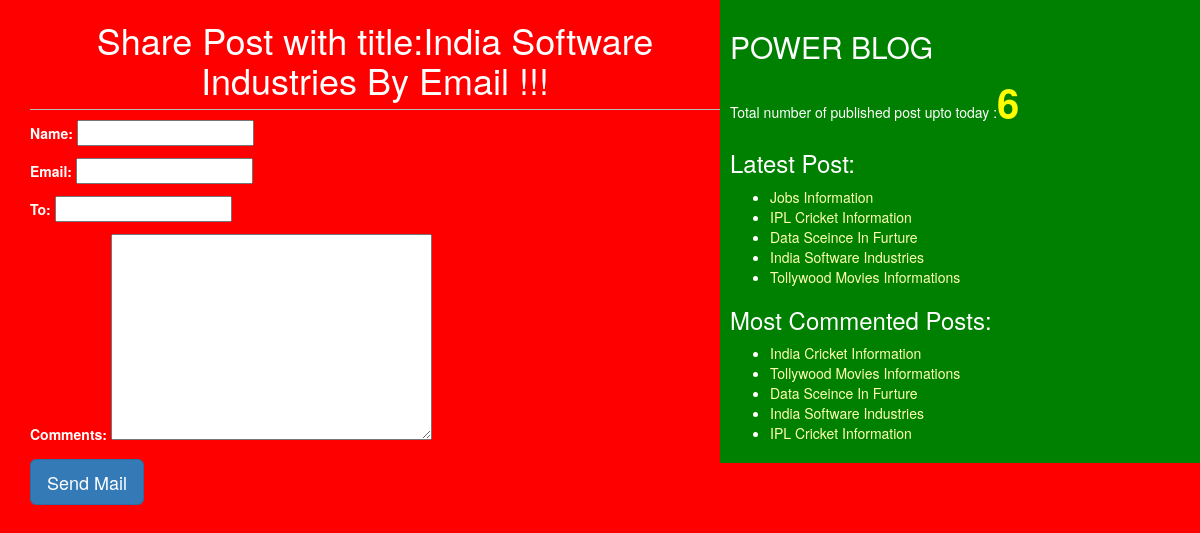
/3/share/, run on the app's committed database.
### blog/models.py (models this page shows, shortened)
class Post(models.Model):
    STATUS_CHOICES=(('draft','Draft'),('published','Published'))
    title=models.CharField(max_length=264)
    slug=models.SlugField(max_length=264,unique_for_date='publish')
    author=models.ForeignKey(User,related_name='blog_posts',on_delete=models.CASCADE)
    body=models.TextField()
    publish=models.DateTimeField(default=timezone.now)
    created=models.DateTimeField(auto_now_add=True)
    updated=models.DateTimeField(auto_now=True)
    status=models.CharField(max_length=10,choices=STATUS_CHOICES,default='draft')
    objects=CustomManager()
    tags=TaggableManager()
    class Meta:
        ordering=('-publish',)
    def get_absolute_url(self):
        return reverse('post_detail',args=[self.publish.year,self.publish.strftime('%m'),self.publish.strftime('%d'),self.slug])

### blog/views.py (the view)
# urls.py: re_path(r'^(?P<id>\d+)/share/$',views.mail_send_view),
def mail_send_view(request,id):
    post=get_object_or_404(Post,id=id,status='published')
    sent=False
    if request.method=='POST':
        form=EmailSendForm(request.POST)
        if form.is_valid():
            cd=form.cleaned_data
            subject='{}({}) recommends you to read"{}"'.format(cd['name'],cd['email'],post.title)
            post_url=request.build_absolute_uri(post.get_absolute_url())
            message='Read Post At:\n {}\n\n{}\' Comments:\n{}'.format(post_url,cd['name'],cd['comments'])
            send_mail(subject,message,'pstar2319@gmail.com',[cd['to']])
            sent=True
    else:
        form=EmailSendForm()
    return render(request,'blog/sharebymail.html',{'form':form,'post':post,'sent':sent})

### blog/forms.py
class EmailSendForm(forms.Form):
    name=forms.CharField()
    email=forms.EmailField()
    to=forms.EmailField()
    comments=forms.CharField(required=False,widget=forms.Textarea)

### blog/models.py (called while the page is built)
    def get_queryset(self):
        return super().get_queryset().filter(status='published')

### blog/templatetags/blog_tags.py (called while the page is built)
@register.simple_tag
def total_posts():
    return Post.objects.count()

@register.inclusion_tag('blog/latest_posts123.html')
def show_latest_posts(count=5):
    latest_posts=Post.objects.order_by('-publish')[:count]
    return {'latest_posts':latest_posts}

@register.simple_tag
def get_most_commented_posts(count=5):
    return Post.objects.annotate(total_comments=Count('comments')).order_by('-total_comments')[:count]

### templates/blog/sharebymail.html (shortened to what this page needs)
<!DOCTYPE html>
{%extends 'blog/base.html'%}
    {%block content%}
    {%if sent%}
     <h1>Email Successfully Sent !!!</h1>
      <h2>Post With The Title:{{post.title}} Information shared by Email</h2>
      {%else%}
       <h1>Share Post with title:{{post.title}} By Email !!!</h1>
        <form method="POST">
        {{form.as_p}}
        <input type="Submit" class="btn btn-primary btn-lg" value="Send Mail">
        </form>
        {%endif%}
  {%endblock%}

### templates/blog/base.html (shortened to what this page needs)
<!DOCTYPE html>
{%load blog_tags%}
{%load staticfiles %}
<html lang="en" dir="ltr">
  <head>
    <link rel="stylesheet" href="https://stackpath.bootstrapcdn.com/bootstrap/3.4.1/css/bootstrap.min.css"
>
    <link rel="stylesheet" href="{% static "css/blog.css"%}">
      </head>
  <body>
    <div class="content">
      {%block content%}{%endblock%}
    </div>
    <div class='sidebar'>
      <h2>POWER BLOG</h2>
      <p>Total number of published post upto today :<span id='pcount'>{% total_posts%}</span></p>
      <h3>Latest Post:</h3>{%show_latest_posts%}
      <h3>Most Commented Posts:</h3>
      {%get_most_commented_posts as most_commented_posts%}
      <ul>
        {%for post in most_commented_posts%}
        <li><a href="{{post.get_absolute_url}}">{{post.title}}</a></li>
        {%endfor%}
      </ul>
      </div>
  </body>
</html>

### templates/blog/latest_posts123.html
<ul>
  {%for post in latest_posts%}
  <li><a href="{{post.get_absolute_url}}">{{post.title}}</a></li>
  {%endfor%}
</ul>

### static/css/blog.css (style rules this page uses)
.content { width:60%; float:left; padding:0 0 0 30px; background: red; height:100%; }
.sidebar { width:40%; float:right; padding:10px; background:green; height:100%; }
h1 { text-align: center; border-bottom: 1px solid #bbb; padding-bottom:10px; }
body { color: white; background: red; }
a { color:#ffffb3; }
#pcount { font-size: 40px; color: yellow; font-weight: bold; }
textarea { color: black; }

### data on the page
Post: title "India Software Industries"
Post: title "Jobs Information"
Post: title "IPL Cricket Information"
Post: title "Data Sceince In Furture"
Post: title "Tollywood Movies Informations"
Post: title "India Cricket Information"
